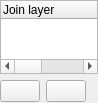
             <widget class="QWidget" name="scrollAreaWidgetContents_7">
              <property name="geometry">
               <rect>
                <x>0</x>
                <y>0</y>
                <width>98</width>
                <height>103</height>
               </rect>
              </property>
              <layout class="QVBoxLayout" name="verticalLayout_23">
               <property name="margin">
                <number>0</number>
               </property>
               <item>
                <widget class="QTreeWidget" name="mJoinTreeWidget">
                 <property name="columnCount">
                  <number>4</number>
                 </property>
                 <column>
                  <property name="text">
                   <string>Join layer</string>
                  </property>
                 </column>
                 <column>
                  <property name="text">
                   <string>Join field</string>
                  </property>
                 </column>
                 <column>
                  <property name="text">
                   <string>Target field</string>
                  </property>
                 </column>
                 <column>
                  <property name="text">
                   <string>Memory cache</string>
                  </property>
                 </column>
                </widget>
               </item>
               <item>
                <layout class="QHBoxLayout" name="horizontalLayout">
                 <item>
                  <widget class="QPushButton" name="mButtonAddJoin">
                   <property name="text">
                    <string/>
                   </property>
                   <property name="icon">
                    <iconset resource="../../images/images.qrc">
                     <normaloff>:/images/themes/default/symbologyAdd.png</normaloff>:/images/themes/default/symbologyAdd.png</iconset>
                   </property>
                  </widget>
                 </item>
                 <item>
                  <widget class="QPushButton" name="mButtonRemoveJoin">
                   <property name="text">
                    <string/>
                   </property>
                   <property name="icon">
                    <iconset resource="../../images/images.qrc">
                     <normaloff>:/images/themes/default/symbologyRemove.png</normaloff>:/images/themes/default/symbologyRemove.png</iconset>
                   </property>
                  </widget>
                 </item>
                 <item>
                  <spacer name="horizontalSpacer">
                   <property name="orientation">
                    <enum>Qt::Horizontal</enum>
                   </property>
                   <property name="sizeHint" stdset="0">
                    <size>
                     <width>0</width>
                     <height>23</height>
                    </size>
                   </property>
                  </spacer>
                 </item>
                </layout>
               </item>
              </layout>
             </widget>
